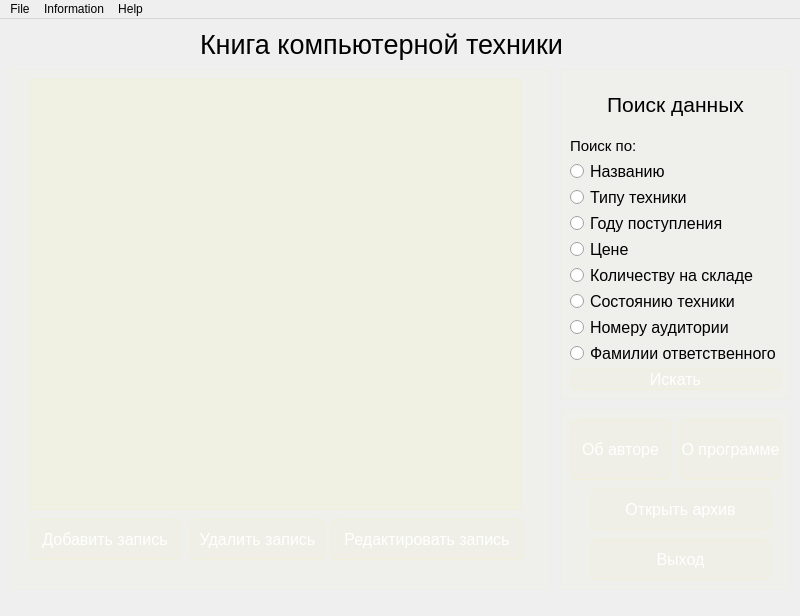
<?xml version="1.0" encoding="UTF-8"?>
<ui version="4.0">
 <class>MainWindow</class>
 <widget class="QMainWindow" name="MainWindow">
  <property name="geometry">
   <rect>
    <x>0</x>
    <y>0</y>
    <width>800</width>
    <height>616</height>
   </rect>
  </property>
  <property name="windowTitle">
   <string>MainWindow</string>
  </property>
  <property name="styleSheet">
   <string notr="true">QMainWindow {
background-color: qlineargradient(
        spread:pad, x1:0, y1:0, x2:1, y2:1, 
        stop:0 rgba(139,0,255, 20), 
        stop:1 rgba(115,102,189, 40)  
    );
}</string>
  </property>
  <widget class="QWidget" name="centralwidget">
   <widget class="QFrame" name="frm_table">
    <property name="geometry">
     <rect>
      <x>10</x>
      <y>50</y>
      <width>541</width>
      <height>521</height>
     </rect>
    </property>
    <property name="styleSheet">
     <string notr="true">background-color: rgba(254,254,34, 5)</string>
    </property>
    <property name="frameShape">
     <enum>QFrame::Shape::StyledPanel</enum>
    </property>
    <property name="frameShadow">
     <enum>QFrame::Shadow::Raised</enum>
    </property>
    <widget class="QPushButton" name="pb_delete">
     <property name="geometry">
      <rect>
       <x>180</x>
       <y>450</y>
       <width>135</width>
       <height>41</height>
      </rect>
     </property>
     <property name="font">
      <font>
       <pointsize>12</pointsize>
      </font>
     </property>
     <property name="styleSheet">
      <string notr="true">QPushButton {
color: white;
backgroung-color: rgba(254,254,34, 30);
border: 1px solid rgba(254,254,34, 20);
border-radius: 7px;
}

QPushButton:hover {
background-color: rgba(254,254,34, 40);
}

QPushButton:pressed {
background-color: rgba(254,254,34, 70);
}</string>
     </property>
     <property name="text">
      <string>Удалить запись</string>
     </property>
    </widget>
    <widget class="QTableView" name="tv_main_table">
     <property name="geometry">
      <rect>
       <x>20</x>
       <y>10</y>
       <width>491</width>
       <height>431</height>
      </rect>
     </property>
     <property name="styleSheet">
      <string notr="true">background-color: rgba(254,254,34, 10)</string>
     </property>
    </widget>
    <widget class="QPushButton" name="pb_edit">
     <property name="geometry">
      <rect>
       <x>320</x>
       <y>450</y>
       <width>194</width>
       <height>41</height>
      </rect>
     </property>
     <property name="font">
      <font>
       <pointsize>12</pointsize>
      </font>
     </property>
     <property name="styleSheet">
      <string notr="true">QPushButton {
color: white;
backgroung-color: rgba(254,254,34, 30);
border: 1px solid rgba(254,254,34, 20);
border-radius: 7px;
}

QPushButton:hover {
background-color: rgba(254,254,34, 40);
}

QPushButton:pressed {
background-color: rgba(254,254,34, 70);
}</string>
     </property>
     <property name="text">
      <string>Редактировать запись</string>
     </property>
    </widget>
    <widget class="QPushButton" name="pb_add">
     <property name="geometry">
      <rect>
       <x>20</x>
       <y>450</y>
       <width>150</width>
       <height>41</height>
      </rect>
     </property>
     <property name="font">
      <font>
       <pointsize>12</pointsize>
      </font>
     </property>
     <property name="styleSheet">
      <string notr="true">QPushButton {
color: white;
backgroung-color: rgba(254,254,34, 30);
border: 1px solid rgba(254,254,34, 20);
border-radius: 7px;
}

QPushButton:hover {
background-color: rgba(254,254,34, 40);
}

QPushButton:pressed {
background-color: rgba(254,254,34, 70);
}</string>
     </property>
     <property name="text">
      <string>Добавить запись</string>
     </property>
    </widget>
   </widget>
   <widget class="QFrame" name="frm_search">
    <property name="geometry">
     <rect>
      <x>560</x>
      <y>50</y>
      <width>231</width>
      <height>331</height>
     </rect>
    </property>
    <property name="styleSheet">
     <string notr="true">background-color: rgba(254,254,34, 5)</string>
    </property>
    <property name="frameShape">
     <enum>QFrame::Shape::StyledPanel</enum>
    </property>
    <property name="frameShadow">
     <enum>QFrame::Shadow::Raised</enum>
    </property>
    <layout class="QVBoxLayout" name="verticalLayout_2">
     <item>
      <widget class="QLabel" name="lbl_search_data">
       <property name="font">
        <font>
         <pointsize>16</pointsize>
        </font>
       </property>
       <property name="styleSheet">
        <string notr="true">border: none;
background-color: none;</string>
       </property>
       <property name="text">
        <string>Поиск данных</string>
       </property>
       <property name="alignment">
        <set>Qt::AlignmentFlag::AlignCenter</set>
       </property>
      </widget>
     </item>
     <item>
      <widget class="QLabel" name="lbl_search_by">
       <property name="enabled">
        <bool>true</bool>
       </property>
       <property name="maximumSize">
        <size>
         <width>16777215</width>
         <height>20</height>
        </size>
       </property>
       <property name="font">
        <font>
         <pointsize>11</pointsize>
        </font>
       </property>
       <property name="styleSheet">
        <string notr="true">background-color: none;
border: none;</string>
       </property>
       <property name="text">
        <string>Поиск по:</string>
       </property>
       <property name="alignment">
        <set>Qt::AlignmentFlag::AlignBottom|Qt::AlignmentFlag::AlignLeading|Qt::AlignmentFlag::AlignLeft</set>
       </property>
      </widget>
     </item>
     <item>
      <widget class="QRadioButton" name="rb_name">
       <property name="font">
        <font>
         <pointsize>12</pointsize>
        </font>
       </property>
       <property name="styleSheet">
        <string notr="true">background-color: none;
border: none;</string>
       </property>
       <property name="text">
        <string>Названию</string>
       </property>
      </widget>
     </item>
     <item>
      <widget class="QRadioButton" name="rb_type">
       <property name="font">
        <font>
         <pointsize>12</pointsize>
        </font>
       </property>
       <property name="styleSheet">
        <string notr="true">background-color: none;
border: none;</string>
       </property>
       <property name="text">
        <string>Типу техники</string>
       </property>
      </widget>
     </item>
     <item>
      <widget class="QRadioButton" name="rb_year">
       <property name="font">
        <font>
         <pointsize>12</pointsize>
        </font>
       </property>
       <property name="styleSheet">
        <string notr="true">background-color: none;
border: none;</string>
       </property>
       <property name="text">
        <string>Году поступления</string>
       </property>
      </widget>
     </item>
     <item>
      <widget class="QRadioButton" name="rb_value">
       <property name="font">
        <font>
         <pointsize>12</pointsize>
        </font>
       </property>
       <property name="styleSheet">
        <string notr="true">background-color: none;
border: none;</string>
       </property>
       <property name="text">
        <string>Цене</string>
       </property>
      </widget>
     </item>
     <item>
      <widget class="QRadioButton" name="rb_amount">
       <property name="font">
        <font>
         <pointsize>12</pointsize>
        </font>
       </property>
       <property name="styleSheet">
        <string notr="true">background-color: none;
border: none;</string>
       </property>
       <property name="text">
        <string>Количеству на складе</string>
       </property>
      </widget>
     </item>
     <item>
      <widget class="QRadioButton" name="rb_condition">
       <property name="font">
        <font>
         <pointsize>12</pointsize>
        </font>
       </property>
       <property name="styleSheet">
        <string notr="true">background-color: none;
border: none;</string>
       </property>
       <property name="text">
        <string>Состоянию техники</string>
       </property>
      </widget>
     </item>
     <item>
      <widget class="QRadioButton" name="rb_number_aud">
       <property name="font">
        <font>
         <pointsize>12</pointsize>
        </font>
       </property>
       <property name="styleSheet">
        <string notr="true">background-color: none;
border: none;</string>
       </property>
       <property name="text">
        <string>Номеру аудитории</string>
       </property>
      </widget>
     </item>
     <item>
      <widget class="QRadioButton" name="rb_otvetstv">
       <property name="font">
        <font>
         <pointsize>12</pointsize>
        </font>
       </property>
       <property name="styleSheet">
        <string notr="true">background-color: none;
border: none;</string>
       </property>
       <property name="text">
        <string>Фамилии ответственного</string>
       </property>
      </widget>
     </item>
     <item>
      <widget class="QPushButton" name="pb_search">
       <property name="font">
        <font>
         <pointsize>12</pointsize>
        </font>
       </property>
       <property name="styleSheet">
        <string notr="true">QPushButton {
color: white;
backgroung-color: rgba(254,254,34, 30);
border: 1px solid rgba(254,254,34, 20);
border-radius: 7px;
}

QPushButton:hover {
background-color: rgba(254,254,34, 40);
}

QPushButton:pressed {
background-color: rgba(254,254,34, 70);
}</string>
       </property>
       <property name="text">
        <string>Искать</string>
       </property>
      </widget>
     </item>
    </layout>
   </widget>
   <widget class="QFrame" name="frm_buttons">
    <property name="geometry">
     <rect>
      <x>560</x>
      <y>390</y>
      <width>231</width>
      <height>181</height>
     </rect>
    </property>
    <property name="styleSheet">
     <string notr="true">background-color: rgba(254,254,34, 5)</string>
    </property>
    <property name="frameShape">
     <enum>QFrame::Shape::StyledPanel</enum>
    </property>
    <property name="frameShadow">
     <enum>QFrame::Shadow::Raised</enum>
    </property>
    <widget class="QPushButton" name="pb_exit">
     <property name="geometry">
      <rect>
       <x>30</x>
       <y>130</y>
       <width>181</width>
       <height>41</height>
      </rect>
     </property>
     <property name="font">
      <font>
       <pointsize>12</pointsize>
      </font>
     </property>
     <property name="styleSheet">
      <string notr="true">QPushButton {
color: white;
backgroung-color: rgba(254,254,34, 30);
border: 1px solid rgba(254,254,34, 20);
border-radius: 7px;
}

QPushButton:hover {
background-color: rgba(254,254,34, 40);
}

QPushButton:pressed {
background-color: rgba(254,254,34, 70);
}</string>
     </property>
     <property name="text">
      <string>Выход</string>
     </property>
    </widget>
    <widget class="QPushButton" name="pb_about_author">
     <property name="geometry">
      <rect>
       <x>10</x>
       <y>10</y>
       <width>101</width>
       <height>61</height>
      </rect>
     </property>
     <property name="font">
      <font>
       <pointsize>12</pointsize>
      </font>
     </property>
     <property name="styleSheet">
      <string notr="true">QPushButton {
color: white;
backgroung-color: rgba(254,254,34, 30);
border: 1px solid rgba(254,254,34, 20);
border-radius: 7px;
}

QPushButton:hover {
background-color: rgba(254,254,34, 40);
}

QPushButton:pressed {
background-color: rgba(254,254,34, 70);
}</string>
     </property>
     <property name="text">
      <string>Об авторе</string>
     </property>
    </widget>
    <widget class="QPushButton" name="pb_about_program">
     <property name="geometry">
      <rect>
       <x>120</x>
       <y>10</y>
       <width>101</width>
       <height>61</height>
      </rect>
     </property>
     <property name="font">
      <font>
       <pointsize>12</pointsize>
      </font>
     </property>
     <property name="styleSheet">
      <string notr="true">QPushButton {
color: white;
backgroung-color: rgba(254,254,34, 30);
border: 1px solid rgba(254,254,34, 20);
border-radius: 7px;
}

QPushButton:hover {
background-color: rgba(254,254,34, 40);
}

QPushButton:pressed {
background-color: rgba(254,254,34, 70);
}</string>
     </property>
     <property name="text">
      <string>О программе</string>
     </property>
    </widget>
    <widget class="QPushButton" name="pb_show_archive">
     <property name="geometry">
      <rect>
       <x>30</x>
       <y>80</y>
       <width>181</width>
       <height>41</height>
      </rect>
     </property>
     <property name="font">
      <font>
       <pointsize>12</pointsize>
      </font>
     </property>
     <property name="styleSheet">
      <string notr="true">QPushButton {
color: white;
backgroung-color: rgba(254,254,34, 30);
border: 1px solid rgba(254,254,34, 20);
border-radius: 7px;
}

QPushButton:hover {
background-color: rgba(254,254,34, 40);
}

QPushButton:pressed {
background-color: rgba(254,254,34, 70);
}</string>
     </property>
     <property name="text">
      <string>Открыть архив</string>
     </property>
    </widget>
   </widget>
   <widget class="QLabel" name="label">
    <property name="geometry">
     <rect>
      <x>200</x>
      <y>10</y>
      <width>381</width>
      <height>31</height>
     </rect>
    </property>
    <property name="font">
     <font>
      <pointsize>20</pointsize>
     </font>
    </property>
    <property name="styleSheet">
     <string notr="true">border: none;
background-color: none;</string>
    </property>
    <property name="text">
     <string>Книга компьютерной техники</string>
    </property>
   </widget>
  </widget>
  <widget class="QMenuBar" name="menubar">
   <property name="geometry">
    <rect>
     <x>0</x>
     <y>0</y>
     <width>800</width>
     <height>33</height>
    </rect>
   </property>
   <widget class="QMenu" name="menuFile">
    <property name="title">
     <string>File</string>
    </property>
    <addaction name="add_action"/>
    <addaction name="delete_action"/>
    <addaction name="edit_action"/>
    <addaction name="archive_action"/>
    <addaction name="separator"/>
    <addaction name="exit_action"/>
   </widget>
   <widget class="QMenu" name="menuInformation">
    <property name="title">
     <string>Information</string>
    </property>
    <addaction name="about_author_action"/>
    <addaction name="about_program_action"/>
   </widget>
   <widget class="QMenu" name="menuHelp">
    <property name="title">
     <string>Help</string>
    </property>
    <addaction name="help_action"/>
   </widget>
   <addaction name="menuFile"/>
   <addaction name="menuInformation"/>
   <addaction name="menuHelp"/>
  </widget>
  <action name="action">
   <property name="text">
    <string>ПРграмма</string>
   </property>
  </action>
  <action name="add_action">
   <property name="text">
    <string>Добавить запись</string>
   </property>
  </action>
  <action name="delete_action">
   <property name="text">
    <string>Удалить запись</string>
   </property>
  </action>
  <action name="edit_action">
   <property name="text">
    <string>Редактировать запись</string>
   </property>
  </action>
  <action name="archive_action">
   <property name="text">
    <string>Открыть архив удалённых записей</string>
   </property>
  </action>
  <action name="about_author_action">
   <property name="text">
    <string>Об авторе</string>
   </property>
  </action>
  <action name="about_program_action">
   <property name="text">
    <string>О программе</string>
   </property>
  </action>
  <action name="exit_action">
   <property name="text">
    <string>Выход</string>
   </property>
  </action>
  <action name="help_action">
   <property name="text">
    <string>Помощь</string>
   </property>
  </action>
 </widget>
 <tabstops>
  <tabstop>pb_delete</tabstop>
  <tabstop>pb_add</tabstop>
  <tabstop>pb_edit</tabstop>
  <tabstop>tv_main_table</tabstop>
 </tabstops>
 <resources/>
 <connections/>
</ui>
